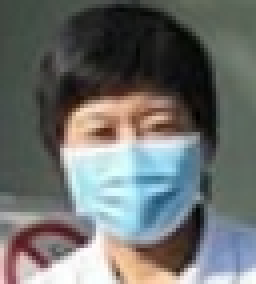
#> input picture 口罩佩戴识别/戴口罩分类训练集/mask/18.jpg, 64 x 71 px, found by its file name (shown 4 times larger)
$ python 'amsrcr比较.py'
#> lines starting #> are read from the running program, lines starting #| are printed output that depends on the picture
# -*- coding = utf-8 -*-
# @time:2020/7/24 16:07
# Author:lbw
# @File:amsrcr比较.py
# @Software:PyCharm
import numpy as np
import cv2
import time
import math
from matplotlib import pyplot as plt

def singleScaleRetinex(img, sigma):

    retinex = np.log10(img) - np.log10(cv2.GaussianBlur(img, (0, 0), sigma))

    return retinex

def multiScaleRetinex(img, sigma_list):

    retinex = np.zeros_like(img)
    for sigma in sigma_list:
        retinex += singleScaleRetinex(img, sigma)

    retinex = retinex / len(sigma_list)

    return retinex

# 色彩恢复
# [7 lines left out: function colorRestoration, not called in this run]


def automatedMSR(img, sigma_list,y):
    '''
    MSR后自动裁剪
    :param img:
    :param sigma_list:
    :return:
    '''
    zero_count = 0
    img = np.float64(img) + 1.0  # 防止出现0灰度

    img_retinex = multiScaleRetinex(img, sigma_list)

    for i in range(img_retinex.shape[2]):
        unique, count = np.unique(np.int32(img_retinex[:, :, i] * 100), return_counts=True)
        for u, c in zip(unique, count):
            if u == 0:
                zero_count = c
                break

        low_val = unique[0] / 100.0
        high_val = unique[-1] / 100.0
        # print(unique[0], unique[-1])
        for u, c in zip(unique, count):
            if u < 0 and c < zero_count * y:
                low_val = u / 100.0
            if u > 0 and c < zero_count * y:
                high_val = u / 100.0
                break
        # print(low_val, high_val)

        img_retinex[:, :, i] = np.maximum(np.minimum(img_retinex[:, :, i], high_val), low_val)

        img_retinex[:, :, i] = (img_retinex[:, :, i] - np.min(img_retinex[:, :, i])) / \
                               (np.max(img_retinex[:, :, i]) - np.min(img_retinex[:, :, i])) \
                               * 255

    img_retinex = np.uint8(img_retinex)

    return img_retinex

# [35 lines left out: function automatedMSRCR, not called in this run]


if __name__ == '__main__':
    sigma_list = [15,80,250]
    alpha,beta = 125.0,46.0
    G,b = 192.0,-30.0
    src = cv2.imread("C:\\Users\\lbw\\Desktop\\test\\18.jpg", 1)
#> src is the input picture: shape (71, 64, 3); mean B, G, R 108.8, 110.7, 107.8
    # img_amsr_1 = automatedMSR(src,sigma_list,0.1)
    img_amsr_05 = automatedMSR(src,sigma_list,0.05)
#> the loop in multiScaleRetinex, `for sigma in sigma_list:` made 3 passes
#> pass 2, in singleScaleRetinex (call 2), `retinex = np.log10(img) - np.log10(cv2.GaussianBlur(img, (0, 0), sigma))`:
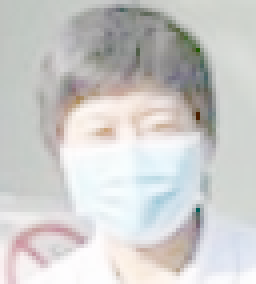
#> retinex: shape (71, 64, 3) float64 (shown 4 times larger); mean of channels 0, 1, 2 -0.112, -0.0979, -0.0946; drawn with min black and max white
#> the loop in automatedMSR, `for i in range(img_retinex.shape[2]):` made 3 passes
#> after the loop in automatedMSR, `for i in range(img_retinex.shape[2]):`:
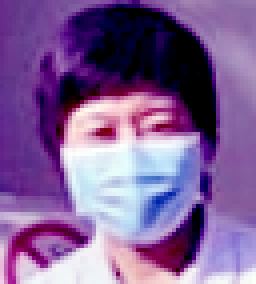
#> img_retinex: shape (71, 64, 3) float64 (shown 4 times larger); mean of channels 0, 1, 2 150.7, 95.7, 128.7; drawn as B, G, R
    B,g,r = cv2.split(img_amsr_05)
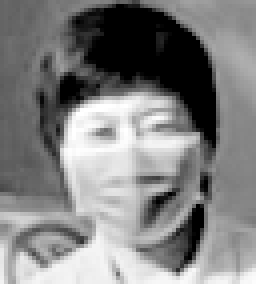
#> r: shape (71, 64) (shown 4 times larger); min 0, max 255, mean 128.2
    img_amsr_05 = cv2.merge([r,g,B])
    img_amsr_1 = automatedMSR(src,sigma_list,0.1)
#> call 2 of automatedMSR, with y = 0.1
#> the loop in automatedMSR (call 2), `for i in range(img_retinex.shape[2]):` made 3 passes
#> after the loop in automatedMSR (call 2), `for i in range(img_retinex.shape[2]):`:
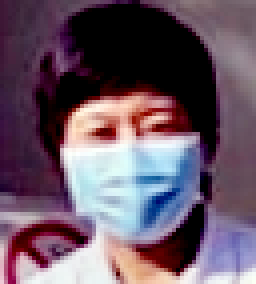
#> img_retinex: shape (71, 64, 3) float64 (shown 4 times larger); mean of channels 0, 1, 2 101.8, 86.5, 105.6; drawn as B, G, R
    B,g,r = cv2.split(img_amsr_1)
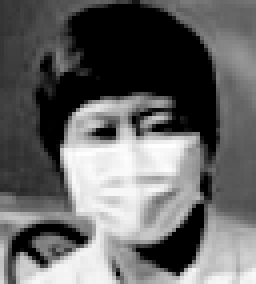
#> B: shape (71, 64) (shown 4 times larger); min 0, max 255, mean 101.4
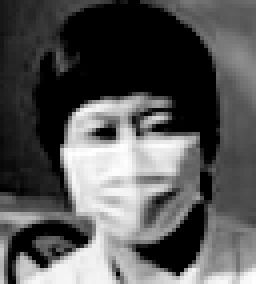
#> g: shape (71, 64) (shown 4 times larger); min 0, max 255, mean 86.1
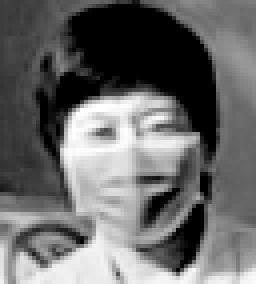
#> r: shape (71, 64) (shown 4 times larger); min 0, max 255, mean 105.2
    img_amsr_1= cv2.merge([r,g,B])
    plt.subplot(121),plt.imshow(img_amsr_1),plt.title('amsr1')
    plt.subplot(122),plt.imshow(img_amsr_05),plt.title('amsr05')
    plt.show()
    # [6 lines of commented-out code are left out]
    cv2.waitKey(-1)
    cv2.destroyAllWindows()

$ run again, with 口罩佩戴识别/戴口罩分类训练集/mask/1.jpg copied over 口罩佩戴识别/戴口罩分类训练集/mask/18.jpg
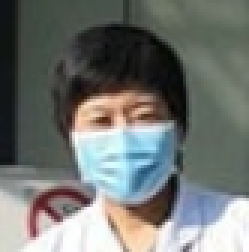
#> input picture 口罩佩戴识别/戴口罩分类训练集/mask/1.jpg, 83 x 84 px, found by its file name (shown 3 times larger)
#> src is the input picture: shape (84, 83, 3); mean B, G, R 113.9, 117.3, 113.7
#> the loop in automatedMSR, `for i in range(img_retinex.shape[2]):` made 3 passes
#> after the loop in automatedMSR, `for i in range(img_retinex.shape[2]):`:
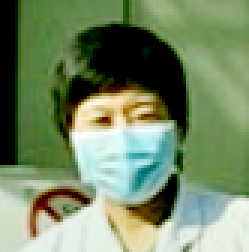
#> img_retinex: shape (84, 83, 3) float64 (shown 3 times larger); mean of channels 0, 1, 2 102.3, 137.7, 117.7; drawn as B, G, R
#> the loop in automatedMSR (call 2), `for i in range(img_retinex.shape[2]):` made 3 passes
#> `B,g,r = cv2.split(img_amsr_1)`:
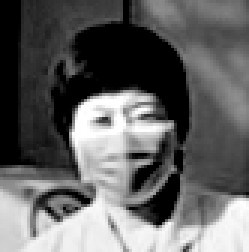
#> r: shape (84, 83) (shown 3 times larger); min 0, max 255, mean 99.4

$ run again, with 口罩佩戴识别/戴口罩分类训练集/mask/10.jpg copied over 口罩佩戴识别/戴口罩分类训练集/mask/18.jpg
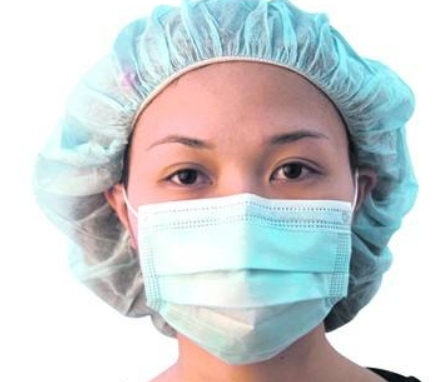
#> input picture 口罩佩戴识别/戴口罩分类训练集/mask/10.jpg, 440 x 382 px, found by its file name
#> src is the input picture: shape (382, 440, 3); mean B, G, R 208.6, 207.6, 203.3
#> the loop in automatedMSR, `for i in range(img_retinex.shape[2]):` made 3 passes
#> the loop in automatedMSR (call 2), `for i in range(img_retinex.shape[2]):` made 3 passes
#> after the loop in automatedMSR (call 2), `for i in range(img_retinex.shape[2]):`:
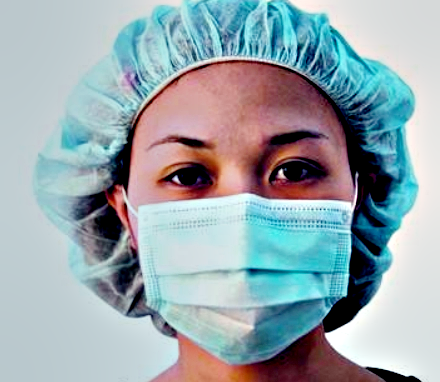
#> img_retinex: shape (382, 440, 3) float64; mean of channels 0, 1, 2 174.4, 168.6, 153.1; drawn as B, G, R
#> `B,g,r = cv2.split(img_amsr_1)`:
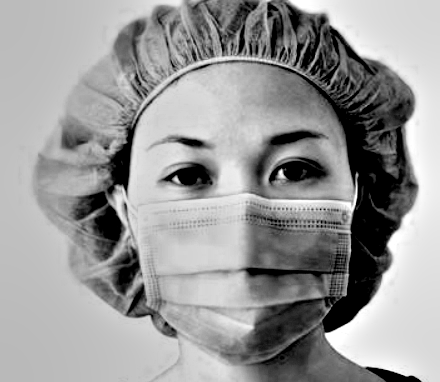
#> r: shape (382, 440); min 0, max 255, mean 152.6

$ run again, with 口罩佩戴识别/戴口罩分类训练集/mask/11.jpg copied over 口罩佩戴识别/戴口罩分类训练集/mask/18.jpg
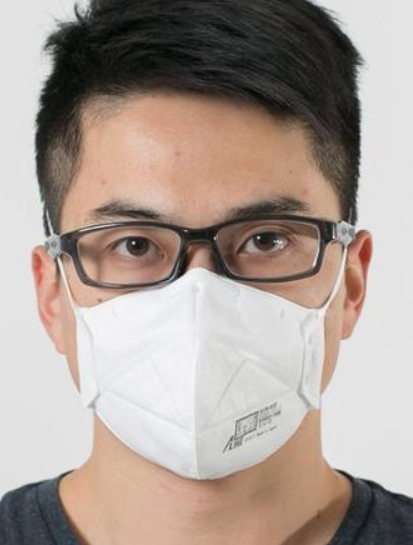
#> input picture 口罩佩戴识别/戴口罩分类训练集/mask/11.jpg, 413 x 545 px, found by its file name
#> src is the input picture: shape (545, 413, 3); mean B, G, R 149.4, 157.2, 170.3
#> the loop in automatedMSR, `for i in range(img_retinex.shape[2]):` made 3 passes
#> the loop in automatedMSR (call 2), `for i in range(img_retinex.shape[2]):` made 3 passes
#> `B,g,r = cv2.split(img_amsr_1)`:
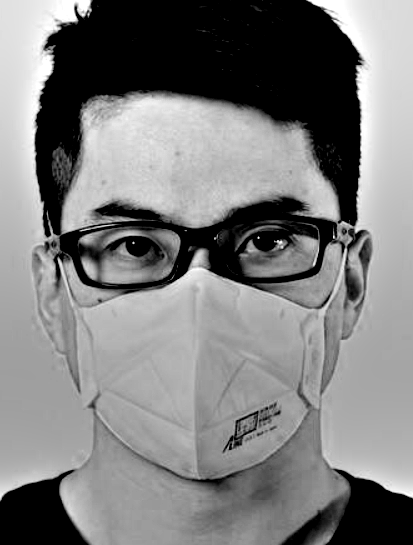
#> r: shape (545, 413); min 0, max 255, mean 125.8
